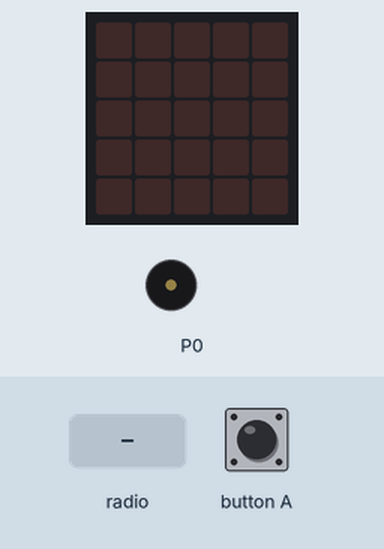
This program was run on a simulated BBC micro:bit (MakeCode). Parts: the board's 5×5 LED display, buzzer (waves = sounding). The test bench sets the inputs (shaded band).

Above: at 1.2 s.
1.3 s: radio message "1" arrives
At 2.1 s:
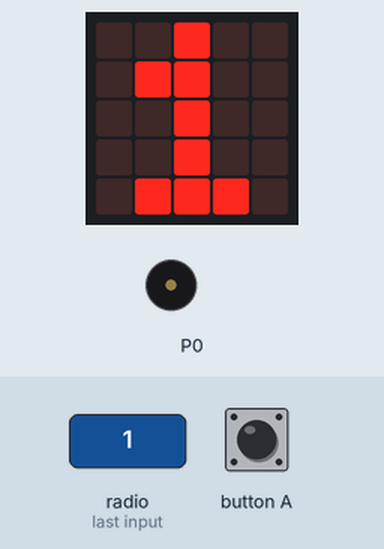
At 3.8 s:
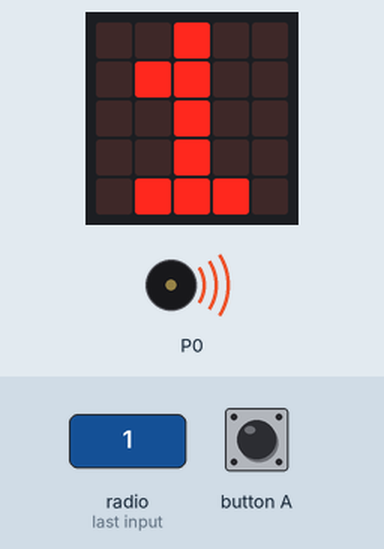
Timing chart, 0 to 10.3 s (numbered marks = the images above; inputs shaded):
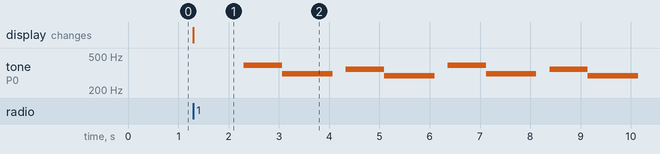

The program:

main.ts
```typescript
radio.onReceivedString(function (receivedString) {
    basic.showString(receivedString)
    music._playDefaultBackground(music.builtInPlayableMelody(Melodies.Dadadadum), music.PlaybackMode.LoopingInBackground)
    if (input.buttonIsPressed(Button.A)) {
        music.stopAllSounds()
    }
})
radio.setGroup(1)
```

test.ts
```typescript
// テストはここに来ます。このパッケージが拡張機能として使用されるときにはコンパイルされません。
```

Measured:
- after the input at 1.3 s, tone on P0: plays 392 Hz for 0.77 s, 311 Hz for 1.0 s, 349 Hz for 0.77 s, 294 Hz for 1.0 s, 392 Hz for 0.77 s, 311 Hz for 1.0 s … (8 notes in this stretch), starting after 1.0 s; the display: changes at once (image 1)
